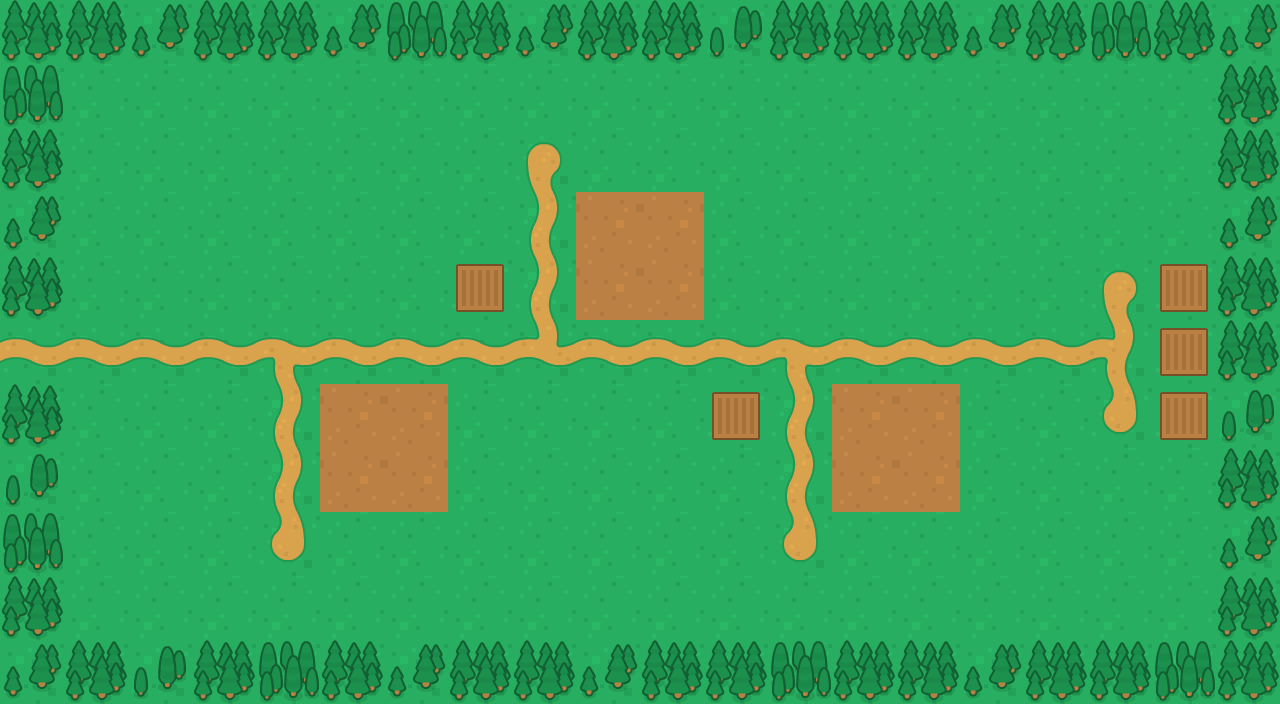

A 2D game scene composited from a Tiled map and its tileset images. What follows is a short description and the map's XML, with every tile layer's data as written:
An orthogonal 20x11 tile map with 64x64 px tiles, 1 tile layer (Calque de Tuiles 1).

<map version="1.10" tiledversion="1.10.0" orientation="orthogonal" renderorder="right-down" width="20" height="11" tilewidth="64" tileheight="64" infinite="0" nextlayerid="2" nextobjectid="1">
 <tileset firstgid="1" name="medievalRTS_spritesheet" tilewidth="64" tileheight="64" tilecount="64" columns="8">
  <image source="medieval/Spritesheet/medievalRTS_spritesheet.png" trans="000000" width="550" height="550" />
 </tileset>
 <layer id="1" name="Calque de Tuiles 1" width="20" height="11">
  <data encoding="csv">
42,42,13,42,42,13,37,42,13,42,42,45,42,42,42,13,42,37,42,13,
37,59,59,59,59,59,59,59,59,59,59,59,59,59,59,59,59,59,59,42,
42,59,59,59,59,59,59,59,22,59,59,59,59,59,59,59,59,59,59,42,
13,59,59,59,59,59,59,59,2,14,14,59,59,59,59,59,59,59,59,13,
42,59,59,59,59,59,59,12,2,14,14,59,59,59,59,59,59,22,12,42,
10,10,10,10,50,10,10,10,58,10,10,10,50,10,10,10,10,1,12,42,
42,59,59,59,2,14,14,59,59,59,59,12,2,14,14,59,59,60,12,45,
45,59,59,59,2,14,14,59,59,59,59,59,2,14,14,59,59,59,59,42,
37,59,59,59,60,59,59,59,59,59,59,59,60,59,59,59,59,59,59,13,
42,59,59,59,59,59,59,59,59,59,59,59,59,59,59,59,59,59,59,42,
13,42,45,42,37,42,13,42,42,13,42,42,37,42,42,13,42,42,37,42
</data>
 </layer>
</map>
